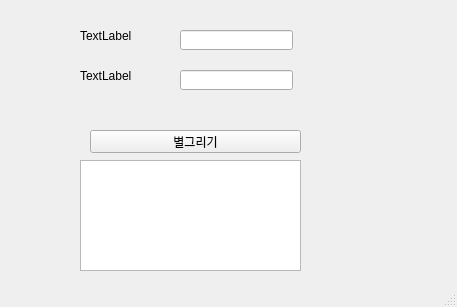
<?xml version="1.0" encoding="UTF-8"?>
<ui version="4.0">
 <class>MainWindow</class>
 <widget class="QMainWindow" name="MainWindow">
  <property name="geometry">
   <rect>
    <x>0</x>
    <y>0</y>
    <width>457</width>
    <height>307</height>
   </rect>
  </property>
  <property name="windowTitle">
   <string>MainWindow</string>
  </property>
  <widget class="QWidget" name="centralwidget">
   <widget class="QLabel" name="lb_f">
    <property name="geometry">
     <rect>
      <x>80</x>
      <y>30</y>
      <width>56</width>
      <height>12</height>
     </rect>
    </property>
    <property name="text">
     <string>TextLabel</string>
    </property>
   </widget>
   <widget class="QLabel" name="lb_f_2">
    <property name="geometry">
     <rect>
      <x>80</x>
      <y>70</y>
      <width>56</width>
      <height>12</height>
     </rect>
    </property>
    <property name="text">
     <string>TextLabel</string>
    </property>
   </widget>
   <widget class="QLineEdit" name="le_f">
    <property name="geometry">
     <rect>
      <x>180</x>
      <y>30</y>
      <width>113</width>
      <height>20</height>
     </rect>
    </property>
   </widget>
   <widget class="QLineEdit" name="le_l">
    <property name="geometry">
     <rect>
      <x>180</x>
      <y>70</y>
      <width>113</width>
      <height>20</height>
     </rect>
    </property>
   </widget>
   <widget class="QPushButton" name="pb">
    <property name="geometry">
     <rect>
      <x>90</x>
      <y>130</y>
      <width>211</width>
      <height>23</height>
     </rect>
    </property>
    <property name="text">
     <string>별그리기</string>
    </property>
   </widget>
   <widget class="QTextEdit" name="pte">
    <property name="geometry">
     <rect>
      <x>80</x>
      <y>160</y>
      <width>221</width>
      <height>111</height>
     </rect>
    </property>
   </widget>
  </widget>
  <widget class="QStatusBar" name="statusbar"/>
 </widget>
 <resources/>
 <connections/>
</ui>
